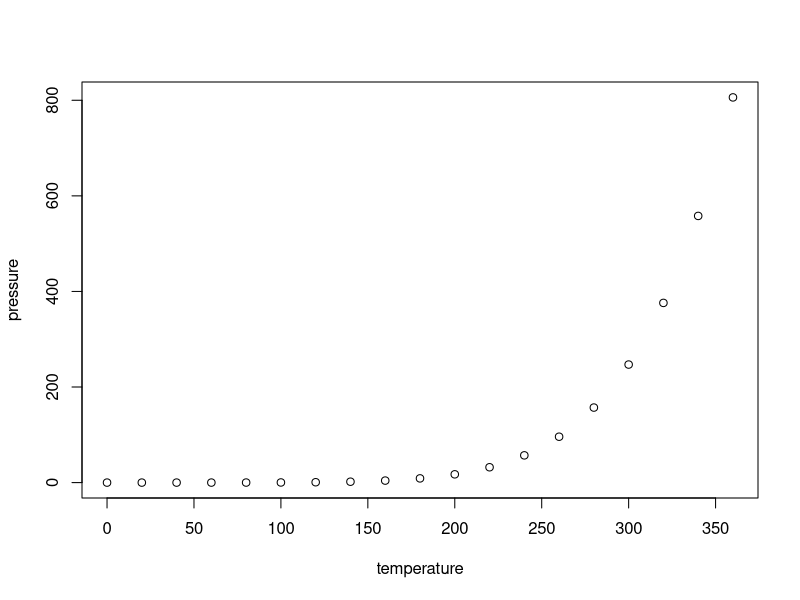
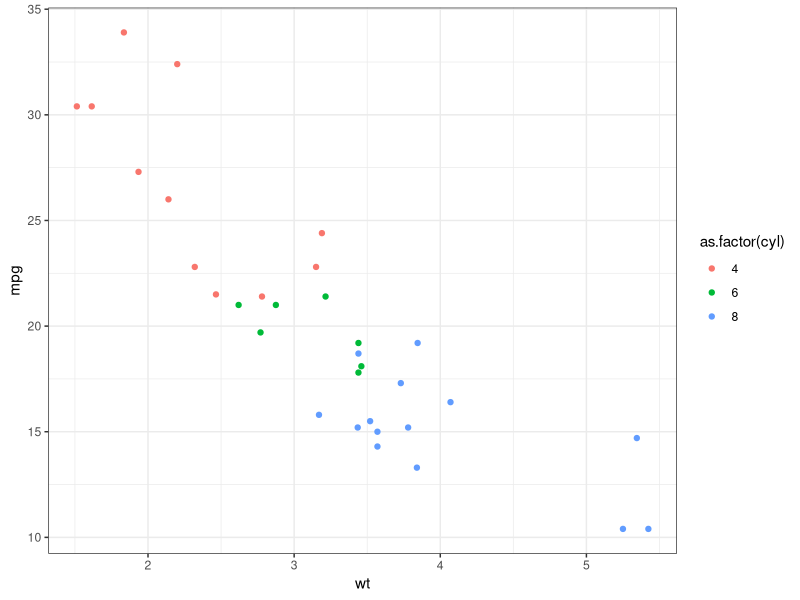

R code for these plots, in order:
## ---- chunk 1
knitr::opts_chunk$set(echo = TRUE)
## ---- chunk 2
summary(cars)
## ---- chunk 3
plot(pressure)
## ---- chunk 4
library(ggplot2)
## ---- chunk 5
ggplot(mtcars, aes(x = wt, y = mpg)) +
  geom_point(aes(color = as.factor(cyl))) +
  theme_bw()
